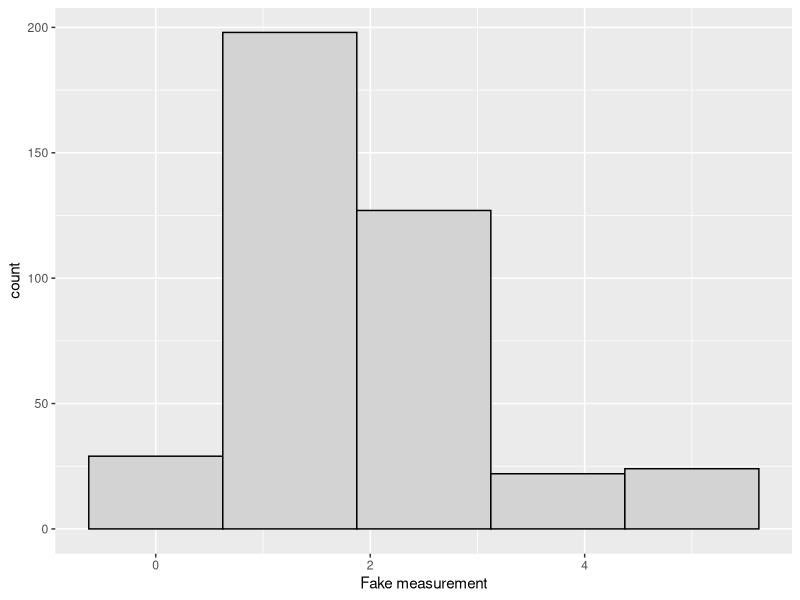

This chart was generated by the following R code:
## ---- chunk 1
possible_outcomes <- c(0, 1, 2, 3, 4, 5)
outcome_probabilities <- c(0.1, 0.5, 0.2, 0.1, 0.05, 0.05)
n_data_points <- 400
fake_data_points <- sample (possible_outcomes, n_data_points, replace=T, prob=outcome_probabilities) 
set.seed(NULL)

fake_data_set <- tibble::data_frame(`Fake measurement`=fake_data_points)
## ---- chunk 2
ggplot2::ggplot(fake_data_set, ggplot2::aes(x=`Fake measurement`)) + ggplot2::geom_histogram(bins=5, colour="black", fill="lightgrey")
